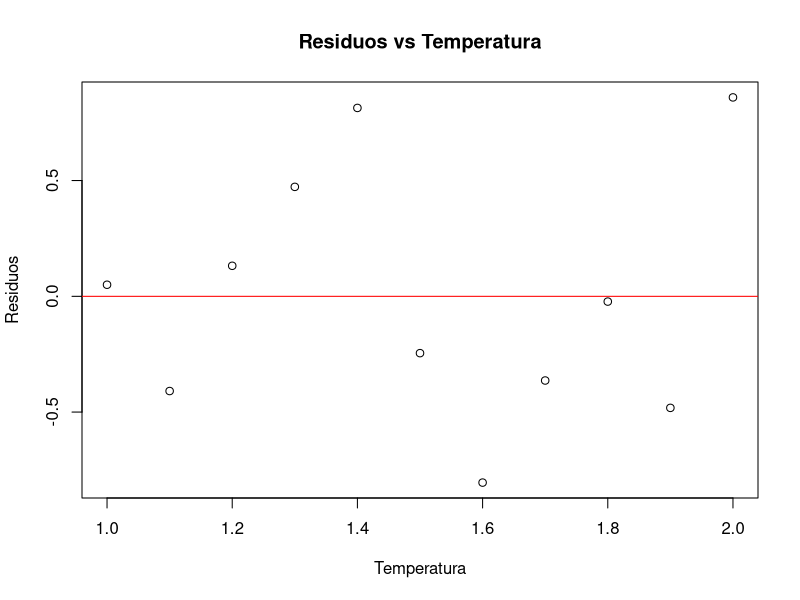
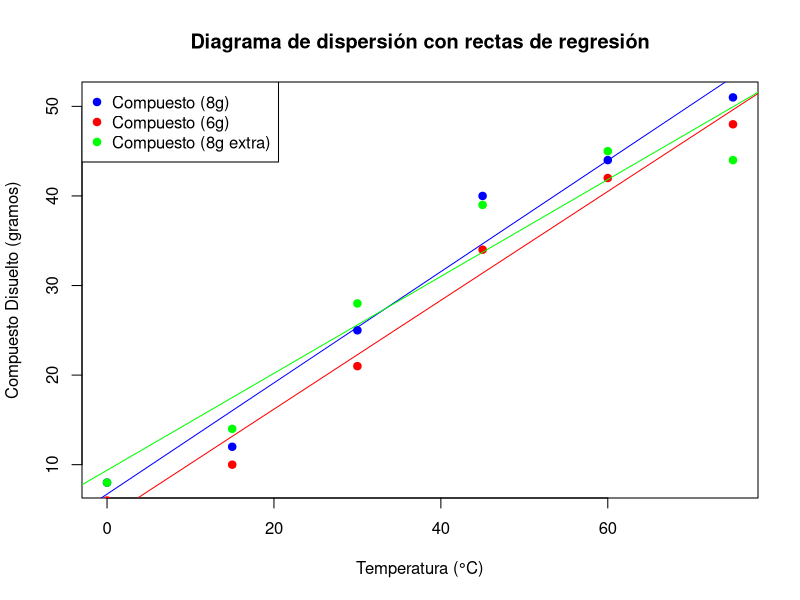
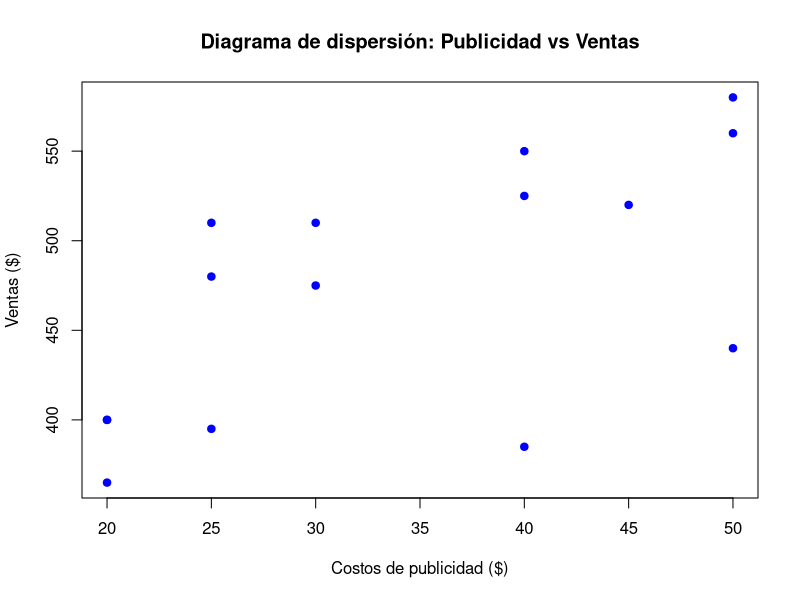
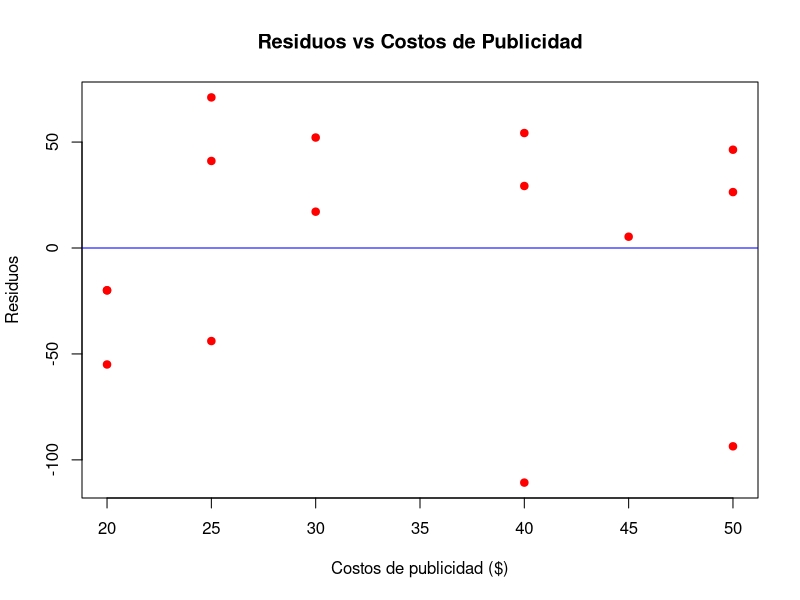

Write R code to recreate these figures, in order.
## ---- chunk 1
knitr::opts_chunk$set(echo = TRUE)
## ---- chunk 2
# Datos
n = 50
media_muestral = 85
desviacion_estandar_poblacional = 10
nivel_confianza = 0.95

# Valor Z para 95% de confianza
valor_z = qnorm(1 - (1 - nivel_confianza) / 2)

# Intervalo de confianza
margen_error = valor_z * (desviacion_estandar_poblacional / sqrt(n))
ic_inferior = media_muestral - margen_error
ic_superior = media_muestral + margen_error

ic_inferior
ic_superior

## ---- chunk 3
# Datos
n = 500
proporcion_muestral = 200 / 500
nivel_confianza = 0.95

# Valor Z para 95% de confianza
valor_z = qnorm(1 - (1 - nivel_confianza) / 2)

# Intervalo de confianza
margen_error = valor_z * sqrt((proporcion_muestral * (1 - proporcion_muestral)) / n)
ic_inferior = proporcion_muestral - margen_error
ic_superior = proporcion_muestral + margen_error

ic_inferior
ic_superior

## ---- chunk 4
# Datos
n = 20
varianza_muestral = 25
nivel_confianza = 0.95

# Valores chi-cuadrado para 95% de confianza
chi2_inferior = qchisq((1 - nivel_confianza) / 2, df = n - 1)
chi2_superior = qchisq(1 - (1 - nivel_confianza) / 2, df = n - 1)

# Intervalo de confianza
ic_inferior = (n - 1) * varianza_muestral / chi2_superior
ic_superior = (n - 1) * varianza_muestral / chi2_inferior

ic_inferior
ic_superior

## ---- chunk 5
# Datos
n1 = 30
n2 = 40
media_muestral1 = 85
media_muestral2 = 80
desviacion_estandar_poblacional1 = 10
desviacion_estandar_poblacional2 = 15
nivel_confianza = 0.95

# Valor Z para 95% de confianza
valor_z = qnorm(1 - (1 - nivel_confianza) / 2)

# Intervalo de confianza
margen_error = valor_z * sqrt((desviacion_estandar_poblacional1^2 / n1) + (desviacion_estandar_poblacional2^2 / n2))
diferencia_medias = media_muestral1 - media_muestral2
ic_inferior = diferencia_medias - margen_error
ic_superior = diferencia_medias + margen_error

ic_inferior
ic_superior
## ---- chunk 6
# Datos
n1 = 300
n2 = 400
proporcion_muestral1 = 120 / 300
proporcion_muestral2 = 150 / 400
nivel_confianza = 0.95

# Valor Z para 95% de confianza
valor_z = qnorm(1 - (1 - nivel_confianza) / 2)

# Intervalo de confianza
margen_error = valor_z * sqrt((proporcion_muestral1 * (1 - proporcion_muestral1) / n1) + (proporcion_muestral2 * (1 - proporcion_muestral2) / n2))
diferencia_proporciones = proporcion_muestral1 - proporcion_muestral2
ic_inferior = diferencia_proporciones - margen_error
ic_superior = diferencia_proporciones + margen_error

ic_inferior
ic_superior
## ---- chunk 7
# Datos
n1 = 20
n2 = 30
varianza_muestral1 = 25
varianza_muestral2 = 36
nivel_confianza = 0.95

# Valores F para 95% de confianza
f_inferior = qf((1 - nivel_confianza) / 2, df1 = n1 - 1, df2 = n2 - 1)
f_superior = qf(1 - (1 - nivel_confianza) / 2, df1 = n1 - 1, df2 = n2 - 1)

# Intervalo de confianza
ic_inferior = (varianza_muestral1 / varianza_muestral2) / f_superior
ic_superior = (varianza_muestral1 / varianza_muestral2) * f_inferior

ic_inferior
ic_superior
## ---- chunk 8
# Datos
error_maximo = 2
desviacion_estandar_poblacional = 10
nivel_confianza = 0.95

# Valor Z para 95% de confianza
valor_z = qnorm(1 - (1 - nivel_confianza) / 2)

# Tamaño muestral
n = (valor_z * desviacion_estandar_poblacional / error_maximo)^2
n = ceiling(n)  # Redondear al número entero más cercano

n
## ---- chunk 9
# Datos
temperatura <- c(1.0, 1.1, 1.2, 1.3, 1.4, 1.5, 1.6, 1.7, 1.8, 1.9, 2.0)
azucar_convertida <- c(8.1, 7.8, 8.5, 9.0, 9.5, 8.6, 8.2, 8.8, 9.3, 9.0, 10.5)
# Crear data frame
datos <- data.frame(temperatura, azucar_convertida)
# Ajustar el modelo de regresión lineal
modelo <- lm(azucar_convertida ~ temperatura, data = datos)

# Mostrar los coeficientes del modelo
summary(modelo)
# Calcular la predicción para x = 1.75
prediccion <- predict(modelo, newdata = data.frame(temperatura = 1.75))
prediccion
# Graficar los residuos
residuos <- resid(modelo)
plot(temperatura, residuos, main = "Residuos vs Temperatura", 
     xlab = "Temperatura", ylab = "Residuos")
abline(h = 0, col = "red")

## ---- chunk 10
# Datos
temperatura <- c(0, 15, 30, 45, 60, 75)
compuesto_8g <- c(8, 12, 25, 40, 44, 51)
compuesto_6g <- c(6, 10, 21, 34, 42, 48)
compuesto_8g_extra <- c(8, 14, 28, 39, 45, 44)

# Crear data frame
datos <- data.frame(temperatura, compuesto_8g, compuesto_6g, compuesto_8g_extra)
# Ajustar los modelos de regresión lineal
modelo_8g <- lm(compuesto_8g ~ temperatura, data = datos)
modelo_6g <- lm(compuesto_6g ~ temperatura, data = datos)
modelo_8g_extra <- lm(compuesto_8g_extra ~ temperatura, data = datos)

# Mostrar los coeficientes del modelo
summary(modelo_8g)
summary(modelo_6g)
summary(modelo_8g_extra)
# Gráfico de dispersión y rectas de regresión
plot(temperatura, compuesto_8g, col = "blue", pch = 19, main = "Diagrama de dispersión con rectas de regresión", 
     xlab = "Temperatura (°C)", ylab = "Compuesto Disuelto (gramos)")
points(temperatura, compuesto_6g, col = "red", pch = 19)
points(temperatura, compuesto_8g_extra, col = "green", pch = 19)
abline(modelo_8g, col = "blue")
abline(modelo_6g, col = "red")
abline(modelo_8g_extra, col = "green")
legend("topleft", legend = c("Compuesto (8g)", "Compuesto (6g)", "Compuesto (8g extra)"),
       col = c("blue", "red", "green"), pch = 19)
# Calcular la predicción para x = 50
prediccion_8g <- predict(modelo_8g, newdata = data.frame(temperatura = 50))
prediccion_6g <- predict(modelo_6g, newdata = data.frame(temperatura = 50))
prediccion_8g_extra <- predict(modelo_8g_extra, newdata = data.frame(temperatura = 50))

prediccion_8g
prediccion_6g
prediccion_8g_extra

## ---- chunk 11
# Datos
publicidad <- c(40, 20, 25, 20, 30, 50, 45, 40, 20, 25, 30, 50, 40, 25, 50)
ventas <- c(385, 400, 395, 365, 475, 440, 520, 550, 400, 480, 510, 560, 525, 510, 580)

# Crear data frame
datos <- data.frame(publicidad, ventas)
# Diagrama de dispersión
plot(publicidad, ventas, main = "Diagrama de dispersión: Publicidad vs Ventas", 
     xlab = "Costos de publicidad ($)", ylab = "Ventas ($)", pch = 19, col = "blue")
# Ajustar el modelo de regresión lineal
modelo <- lm(ventas ~ publicidad, data = datos)

# Mostrar los coeficientes del modelo
summary(modelo)
# Calcular la predicción para x = 35
prediccion_35 <- predict(modelo, newdata = data.frame(publicidad = 35))
prediccion_35
# Graficar los residuos
residuos <- resid(modelo)
plot(publicidad, residuos, main = "Residuos vs Costos de Publicidad", 
     xlab = "Costos de publicidad ($)", ylab = "Residuos", pch = 19, col = "red")
abline(h = 0, col = "blue")

## ---- chunk 12

